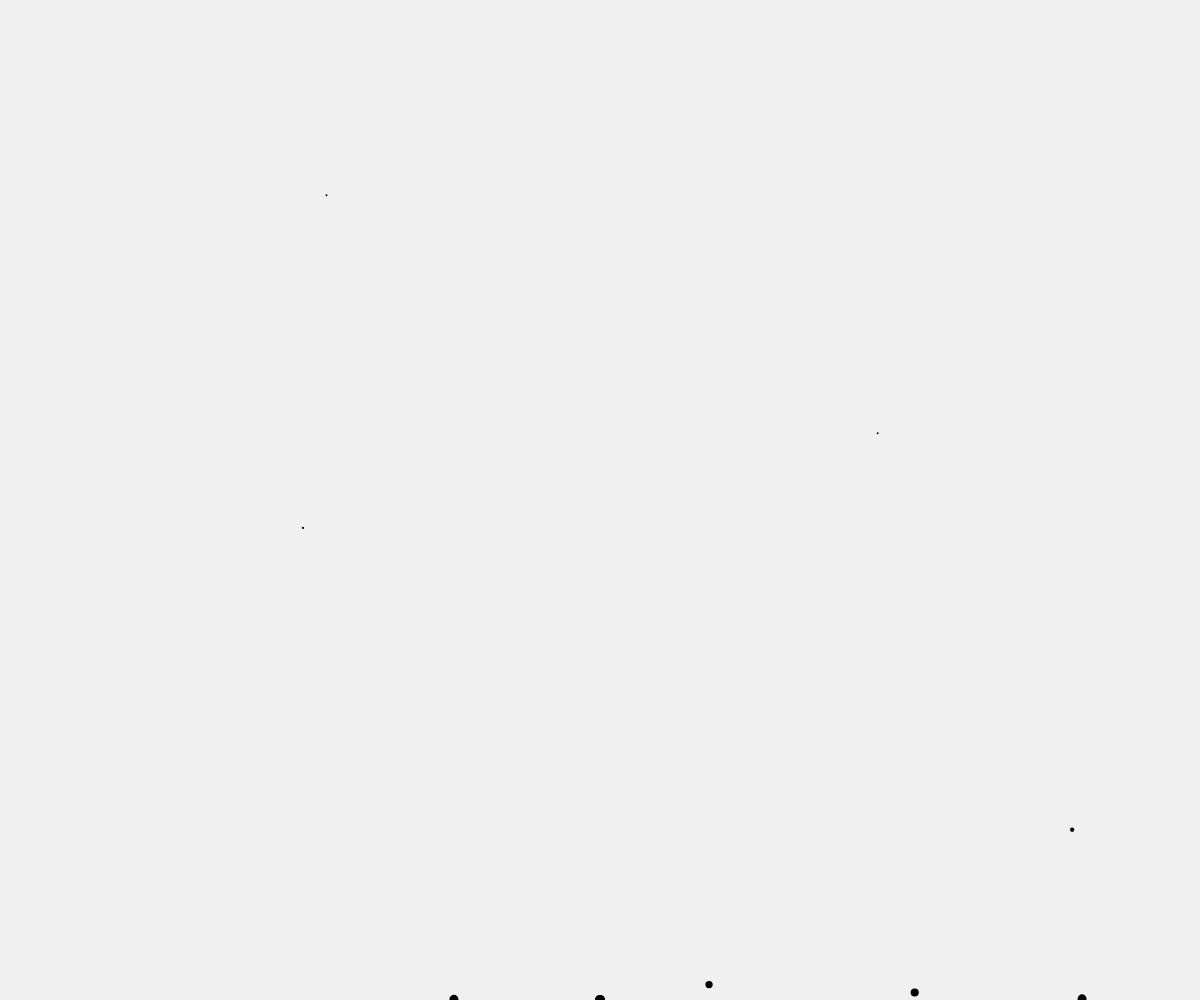
Frame 1 (no input)
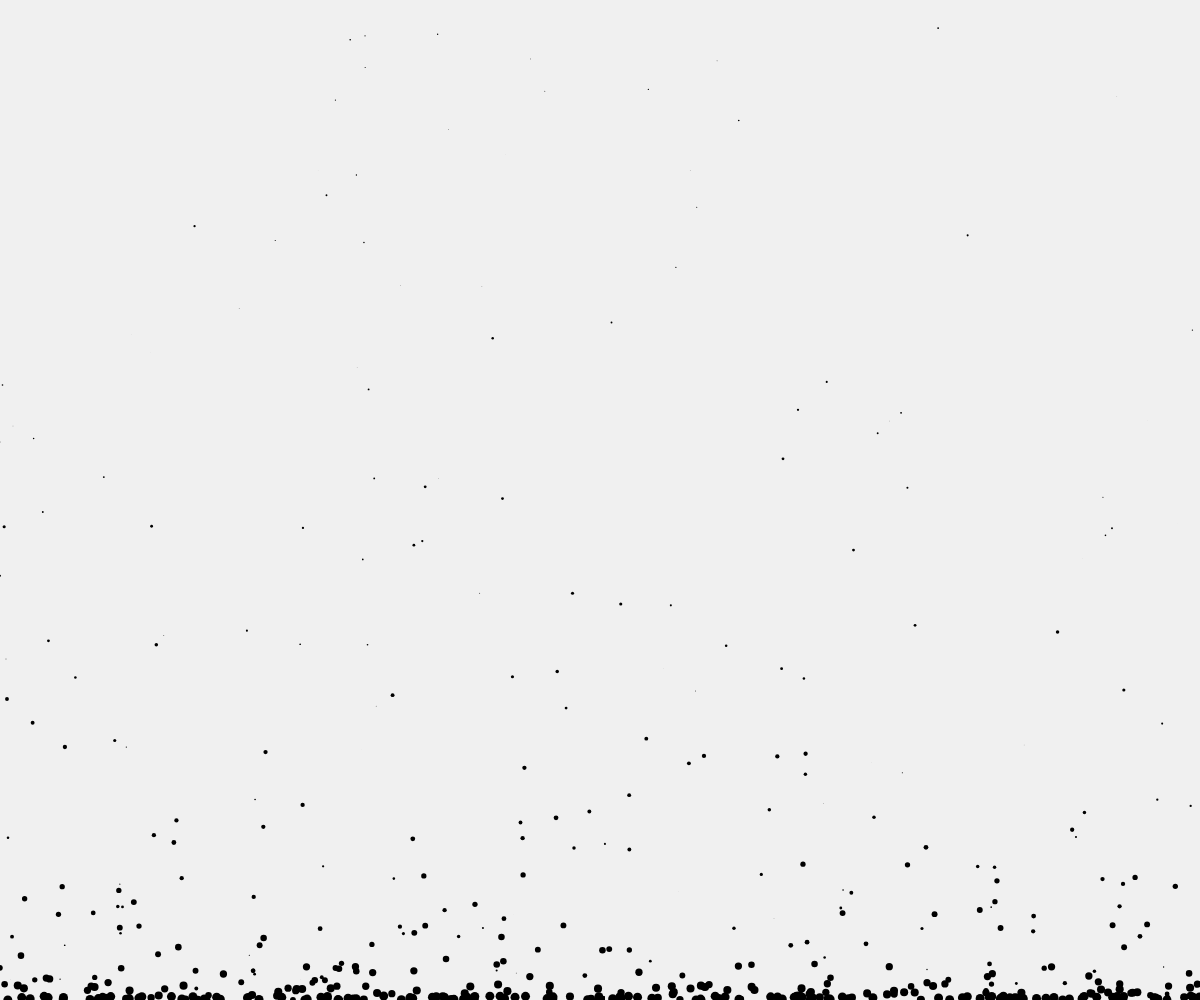
Frame 60 (no input)
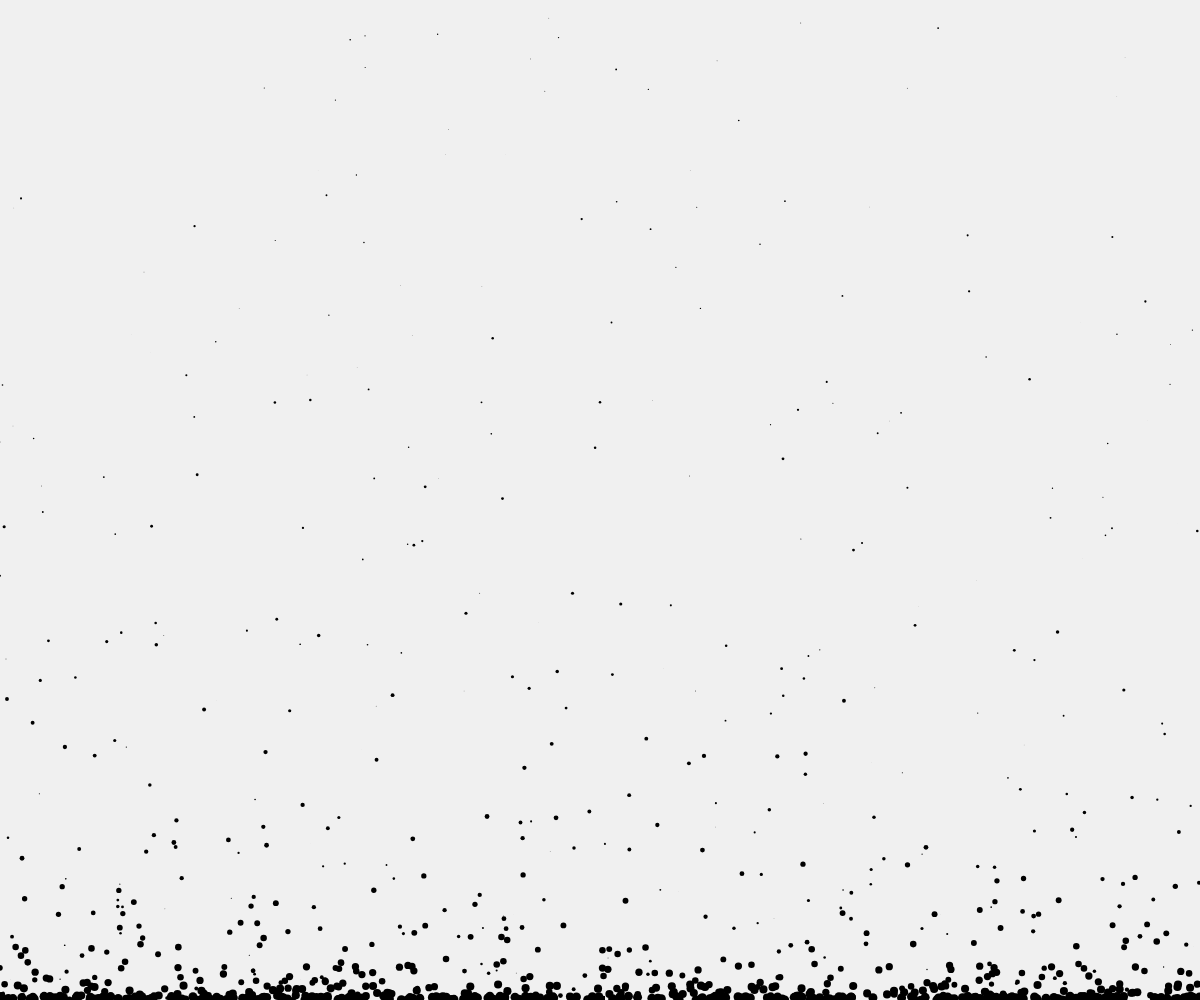
Frame 120 (the mouse pressed at the canvas centre since frame 60)

The p5.js sketch that drew these frames (run headless with seeded random() and noise() and a simulated clock; from frame 60 on, the mouse is pressed at the canvas centre):

// p5.js sketch
// ── sketch.js
const r = 10;
const k = 0.9;

function setup() {
  createCanvas(windowWidth, windowHeight);
  background(240);
}

function draw() {
  noStroke();
  fill(0, 0, 0);
  const init_pos = {x: width/2, y: height};
  
  for(let i=0; i<100; i++) {
    circle(init_pos.x + i * random(width/2), init_pos.y - i**2 * random(4), r*k**i);
    circle(init_pos.x - i * random(width/2), init_pos.y - i**2 * random(4), r*k**i);
  }
    
}

function windowResized() {
  resizeCanvas(windowWidth, windowHeight);
}
